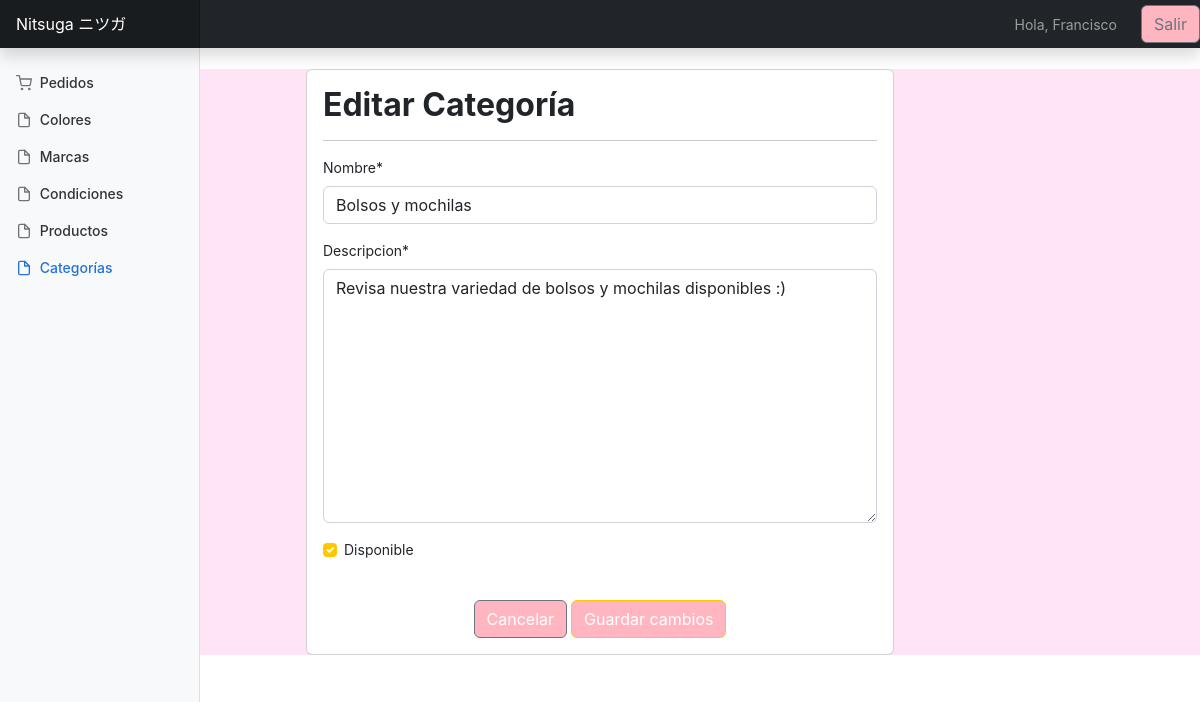
The page /editar_categoria/4/ (signed in) on the database its author committed.
### app/models.py (models this page shows, shortened)
class Categoria(models.Model):
    nombre = models.CharField(max_length=50)
    descripcion = models.TextField()
    disponible = models.BooleanField()

### app/views.py (the view, shortened to what this page needs)
# urls.py: path('editar_categoria/<id>/', editar_categoria, name='editar_categoria'),
@login_required
def editar_categoria(request, id):
    categorias = get_object_or_404(Categoria, id=id)
    data = {
        'form': CategoriaForm(instance=categorias)
    }
    return render(request, 'app/categorias/editar.html', data)

### app/forms.py
class CategoriaForm(forms.ModelForm):
    class Meta:
        model = Categoria
        fields = '__all__'

### app/templates/app/categorias/editar.html (shortened to what this page needs)
{% extends 'app/gestion/base.html' %}
{% block contenido %}
{% load crispy_forms_tags %}
{% load static %}
<br>
<div class="row" style="background-color: #ffe4f5;">
    <div class="col-12 col-md-6 offset-md-3">
        <div class="card">
            <div class="card-body">
                <h2>Editar Categoría</h2>
                <hr>
                <form action="" method="post">
                    {{ form | crispy }}
                    <br>
                    <div class="d-flex justify-content-center">
                        <a class="btn btn-secondary" href="{% url 'app:listar_categoria' %}">Cancelar</a>
                        <input type="submit" value="Guardar cambios" class="btn btn-primary">
                    </div>
                </form>
            </div>
        </div>
    </div>
</div>
{% endblock %}

### app/templates/app/gestion/base.html (shortened to what this page needs)
{% load static %}
<!doctype html>
<html lang="en">
<head>
  <link rel="stylesheet" href="{% static 'app/css/styles.css' %}">
  <link rel="stylesheet" href="{% static 'app/css/dashboard.css' %}">
</head>
<body>
  <header class="navbar navbar-dark sticky-top bg-dark flex-md-nowrap p-0 shadow">
    <a class="navbar-brand col-md-3 col-lg-2 me-0 px-3" href="{% url 'gestion_home' %}">Nitsuga ニツガ</a>
    <div class="navbar-nav">
      <div class="nav-item text-nowrap d-flex align-items-center">
        <span class="nav-link px-3">Hola, {{ user.username }}</span>
        <form action="{% url 'logout' %}" method="post" class="ms-2">
          <button type="submit" class="btn btn-outline-secondary">Salir</button>
        </form>
      </div>
    </div>
  </header>
  <div class="container-fluid">
    <div class="row">
      <nav id="sidebarMenu" class="col-md-3 col-lg-2 d-md-block bg-light sidebar collapse">
        <div class="position-sticky pt-3">
          <ul class="nav flex-column">
            <li class="nav-item">
              <a class="nav-link" aria-current="page" href="{% url 'gestion_home' %}">
                <span data-feather="shopping-cart"></span>
                Pedidos
              </a>
            </li>
            <li class="nav-item">
              <a class="nav-link" href="{% url 'app:listar_color' %}">
                <span data-feather="file"></span>
                Colores
              </a>
            </li>
            <li class="nav-item">
              <a class="nav-link" href="{% url 'app:listar_marca' %}">
                <span data-feather="file"></span>
                Marcas
              </a>
            </li>
            <li class="nav-item">
              <a class="nav-link" href="{% url 'app:listar_condicion' %}">
                <span data-feather="file"></span>
                Condiciones
              </a>
            </li>
            <li class="nav-item">
              <a class="nav-link" href="{% url 'app:listar_producto' %}">
                <span data-feather="file"></span>
                Productos
              </a>
            </li>
            <li class="nav-item">
              <a class="nav-link active" href="{% url 'app:listar_categoria' %}">
                <span data-feather="file"></span>
                Categorías
              </a>
            </li>
          </ul>
        </div>
      </nav>
    </div>
  </div>
    {% block contenido %}
    {% endblock %}
</body>
</html>

### app/static/app/css/dashboard.css (style rules this page uses)
body { font-size: .875rem; }
.feather { width: 16px; height: 16px; vertical-align: text-bottom; }
.sidebar { position: fixed; top: 0; bottom: 0; left: 0; z-index: 100; padding: 48px 0 0; box-shadow: inset -1px 0 0 rgba(0, 0, 0, .1); }
.sidebar .nav-link { font-weight: 500; color: #333; }
.sidebar .nav-link .feather { margin-right: 4px; color: #727272; }
.sidebar .nav-link.active { color: #2470dc; }
.sidebar .nav-link:hover .feather, .sidebar .nav-link.active .feather { color: inherit; }
.navbar-brand { padding-top: .75rem; padding-bottom: .75rem; font-size: 1rem; background-color: rgba(0, 0, 0, .25); box-shadow: inset -1px 0 0 rgba(0, 0, 0, .25); }

### rows shown on the page
Categoria: nombre "Bolsos y mochilas", descripcion "Revisa nuestra variedad de bolsos y mochilas disponibles :)", disponible "☑"

### other values the page prints
{{ user.username }} "Francisco"
